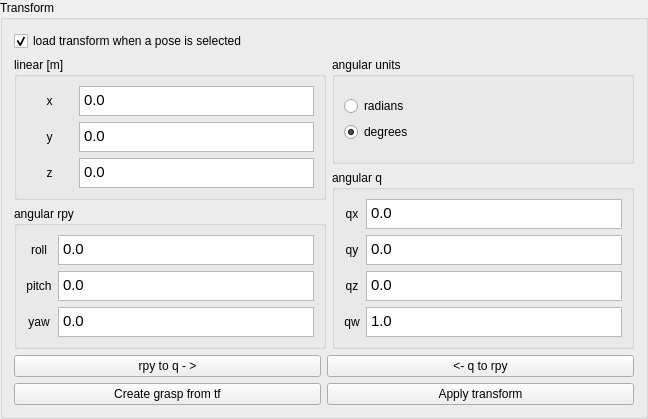
        <widget class="QGroupBox" name="groupBox">
         <property name="sizePolicy">
          <sizepolicy hsizetype="Expanding" vsizetype="Expanding">
           <horstretch>0</horstretch>
           <verstretch>0</verstretch>
          </sizepolicy>
         </property>
         <property name="title">
          <string>Transform</string>
         </property>
         <layout class="QVBoxLayout" name="verticalLayout_7">
          <item>
           <layout class="QVBoxLayout" name="verticalLayout" stretch="1,3,1">
            <item>
             <widget class="QCheckBox" name="chkTransformLoadSelected">
              <property name="text">
               <string>load transform when a pose is selected</string>
              </property>
              <property name="checked">
               <bool>true</bool>
              </property>
             </widget>
            </item>
            <item>
             <layout class="QHBoxLayout" name="horizontalLayout_3">
              <item>
               <layout class="QVBoxLayout" name="verticalLayout_4">
                <item>
                 <widget class="QGroupBox" name="groupBox_2">
                  <property name="sizePolicy">
                   <sizepolicy hsizetype="Expanding" vsizetype="Preferred">
                    <horstretch>0</horstretch>
                    <verstretch>0</verstretch>
                   </sizepolicy>
                  </property>
                  <property name="title">
                   <string>linear [m]</string>
                  </property>
                  <layout class="QGridLayout" name="gridLayout_10">
                   <item row="0" column="0">
                    <layout class="QGridLayout" name="gridLayout_4" columnstretch="1,5">
                     <item row="2" column="0">
                      <widget class="QLabel" name="lblGraspNumbers_4">
                       <property name="text">
                        <string>z</string>
                       </property>
                       <property name="alignment">
                        <set>Qt::AlignCenter</set>
                       </property>
                      </widget>
                     </item>
                     <item row="0" column="0">
                      <widget class="QLabel" name="lblGraspNumbers_2">
                       <property name="text">
                        <string>x</string>
                       </property>
                       <property name="alignment">
                        <set>Qt::AlignCenter</set>
                       </property>
                      </widget>
                     </item>
                     <item row="1" column="0">
                      <widget class="QLabel" name="lblGraspNumbers_3">
                       <property name="text">
                        <string>y</string>
                       </property>
                       <property name="alignment">
                        <set>Qt::AlignCenter</set>
                       </property>
                      </widget>
                     </item>
                     <item row="0" column="1">
                      <widget class="QTextEdit" name="txtTransformLinearX">
                       <property name="sizePolicy">
                        <sizepolicy hsizetype="Expanding" vsizetype="Fixed">
                         <horstretch>0</horstretch>
                         <verstretch>0</verstretch>
                        </sizepolicy>
                       </property>
                       <property name="maximumSize">
                        <size>
                         <width>16777215</width>
                         <height>30</height>
                        </size>
                       </property>
                       <property name="html">
                        <string>&lt;!DOCTYPE HTML PUBLIC &quot;-//W3C//DTD HTML 4.0//EN&quot; &quot;http://www.w3.org/TR/REC-html40/strict.dtd&quot;&gt;
&lt;html&gt;&lt;head&gt;&lt;meta name=&quot;qrichtext&quot; content=&quot;1&quot; /&gt;&lt;style type=&quot;text/css&quot;&gt;
p, li { white-space: pre-wrap; }
&lt;/style&gt;&lt;/head&gt;&lt;body style=&quot; font-family:'Ubuntu'; font-size:11pt; font-weight:400; font-style:normal;&quot;&gt;
&lt;p style=&quot; margin-top:0px; margin-bottom:0px; margin-left:0px; margin-right:0px; -qt-block-indent:0; text-indent:0px;&quot;&gt;0.0&lt;/p&gt;&lt;/body&gt;&lt;/html&gt;</string>
                       </property>
                      </widget>
                     </item>
                     <item row="1" column="1">
                      <widget class="QTextEdit" name="txtTransformLinearY">
                       <property name="sizePolicy">
                        <sizepolicy hsizetype="Expanding" vsizetype="Fixed">
                         <horstretch>0</horstretch>
                         <verstretch>0</verstretch>
                        </sizepolicy>
                       </property>
                       <property name="maximumSize">
                        <size>
                         <width>16777215</width>
                         <height>30</height>
                        </size>
                       </property>
                       <property name="html">
                        <string>&lt;!DOCTYPE HTML PUBLIC &quot;-//W3C//DTD HTML 4.0//EN&quot; &quot;http://www.w3.org/TR/REC-html40/strict.dtd&quot;&gt;
&lt;html&gt;&lt;head&gt;&lt;meta name=&quot;qrichtext&quot; content=&quot;1&quot; /&gt;&lt;style type=&quot;text/css&quot;&gt;
p, li { white-space: pre-wrap; }
&lt;/style&gt;&lt;/head&gt;&lt;body style=&quot; font-family:'Ubuntu'; font-size:11pt; font-weight:400; font-style:normal;&quot;&gt;
&lt;p style=&quot; margin-top:0px; margin-bottom:0px; margin-left:0px; margin-right:0px; -qt-block-indent:0; text-indent:0px;&quot;&gt;0.0&lt;/p&gt;&lt;/body&gt;&lt;/html&gt;</string>
                       </property>
                      </widget>
                     </item>
                     <item row="2" column="1">
                      <widget class="QTextEdit" name="txtTransformLinearZ">
                       <property name="sizePolicy">
                        <sizepolicy hsizetype="Expanding" vsizetype="Fixed">
                         <horstretch>0</horstretch>
                         <verstretch>0</verstretch>
                        </sizepolicy>
                       </property>
                       <property name="maximumSize">
                        <size>
                         <width>16777215</width>
                         <height>30</height>
                        </size>
                       </property>
                       <property name="html">
                        <string>&lt;!DOCTYPE HTML PUBLIC &quot;-//W3C//DTD HTML 4.0//EN&quot; &quot;http://www.w3.org/TR/REC-html40/strict.dtd&quot;&gt;
&lt;html&gt;&lt;head&gt;&lt;meta name=&quot;qrichtext&quot; content=&quot;1&quot; /&gt;&lt;style type=&quot;text/css&quot;&gt;
p, li { white-space: pre-wrap; }
&lt;/style&gt;&lt;/head&gt;&lt;body style=&quot; font-family:'Ubuntu'; font-size:11pt; font-weight:400; font-style:normal;&quot;&gt;
&lt;p style=&quot; margin-top:0px; margin-bottom:0px; margin-left:0px; margin-right:0px; -qt-block-indent:0; text-indent:0px;&quot;&gt;0.0&lt;/p&gt;&lt;/body&gt;&lt;/html&gt;</string>
                       </property>
                      </widget>
                     </item>
                    </layout>
                   </item>
                  </layout>
                 </widget>
                </item>
                <item>
                 <widget class="QGroupBox" name="groupBox_3">
                  <property name="sizePolicy">
                   <sizepolicy hsizetype="Expanding" vsizetype="Preferred">
                    <horstretch>0</horstretch>
                    <verstretch>0</verstretch>
                   </sizepolicy>
                  </property>
                  <property name="title">
                   <string>angular rpy</string>
                  </property>
                  <layout class="QGridLayout" name="gridLayout_9">
                   <item row="0" column="0">
                    <layout class="QGridLayout" name="gridLayout_5">
                     <item row="0" column="0">
                      <widget class="QLabel" name="lblGraspNumbers_9">
                       <property name="text">
                        <string>roll</string>
                       </property>
                       <property name="alignment">
                        <set>Qt::AlignCenter</set>
                       </property>
                      </widget>
                     </item>
                     <item row="1" column="0">
                      <widget class="QLabel" name="lblGraspNumbers_8">
                       <property name="text">
                        <string>pitch</string>
                       </property>
                       <property name="alignment">
                        <set>Qt::AlignCenter</set>
                       </property>
                      </widget>
                     </item>
                     <item row="2" column="0">
                      <widget class="QLabel" name="lblGraspNumbers_10">
                       <property name="text">
                        <string>yaw</string>
                       </property>
                       <property name="alignment">
                        <set>Qt::AlignCenter</set>
                       </property>
                      </widget>
                     </item>
                     <item row="0" column="1">
                      <widget class="QTextEdit" name="txtTransformAngularR">
                       <property name="sizePolicy">
                        <sizepolicy hsizetype="Expanding" vsizetype="Fixed">
                         <horstretch>0</horstretch>
                         <verstretch>0</verstretch>
                        </sizepolicy>
                       </property>
                       <property name="maximumSize">
                        <size>
                         <width>16777215</width>
                         <height>30</height>
                        </size>
                       </property>
                       <property name="html">
                        <string>&lt;!DOCTYPE HTML PUBLIC &quot;-//W3C//DTD HTML 4.0//EN&quot; &quot;http://www.w3.org/TR/REC-html40/strict.dtd&quot;&gt;
&lt;html&gt;&lt;head&gt;&lt;meta name=&quot;qrichtext&quot; content=&quot;1&quot; /&gt;&lt;style type=&quot;text/css&quot;&gt;
p, li { white-space: pre-wrap; }
&lt;/style&gt;&lt;/head&gt;&lt;body style=&quot; font-family:'Ubuntu'; font-size:11pt; font-weight:400; font-style:normal;&quot;&gt;
&lt;p style=&quot; margin-top:0px; margin-bottom:0px; margin-left:0px; margin-right:0px; -qt-block-indent:0; text-indent:0px;&quot;&gt;0.0&lt;/p&gt;&lt;/body&gt;&lt;/html&gt;</string>
                       </property>
                      </widget>
                     </item>
                     <item row="1" column="1">
                      <widget class="QTextEdit" name="txtTransformAngularP">
                       <property name="sizePolicy">
                        <sizepolicy hsizetype="Expanding" vsizetype="Fixed">
                         <horstretch>0</horstretch>
                         <verstretch>0</verstretch>
                        </sizepolicy>
                       </property>
                       <property name="maximumSize">
                        <size>
                         <width>16777215</width>
                         <height>30</height>
                        </size>
                       </property>
                       <property name="html">
                        <string>&lt;!DOCTYPE HTML PUBLIC &quot;-//W3C//DTD HTML 4.0//EN&quot; &quot;http://www.w3.org/TR/REC-html40/strict.dtd&quot;&gt;
&lt;html&gt;&lt;head&gt;&lt;meta name=&quot;qrichtext&quot; content=&quot;1&quot; /&gt;&lt;style type=&quot;text/css&quot;&gt;
p, li { white-space: pre-wrap; }
&lt;/style&gt;&lt;/head&gt;&lt;body style=&quot; font-family:'Ubuntu'; font-size:11pt; font-weight:400; font-style:normal;&quot;&gt;
&lt;p style=&quot; margin-top:0px; margin-bottom:0px; margin-left:0px; margin-right:0px; -qt-block-indent:0; text-indent:0px;&quot;&gt;0.0&lt;/p&gt;&lt;/body&gt;&lt;/html&gt;</string>
                       </property>
                      </widget>
                     </item>
                     <item row="2" column="1">
                      <widget class="QTextEdit" name="txtTransformAngularY">
                       <property name="sizePolicy">
                        <sizepolicy hsizetype="Expanding" vsizetype="Fixed">
                         <horstretch>0</horstretch>
                         <verstretch>0</verstretch>
                        </sizepolicy>
                       </property>
                       <property name="maximumSize">
                        <size>
                         <width>16777215</width>
                         <height>30</height>
                        </size>
                       </property>
                       <property name="html">
                        <string>&lt;!DOCTYPE HTML PUBLIC &quot;-//W3C//DTD HTML 4.0//EN&quot; &quot;http://www.w3.org/TR/REC-html40/strict.dtd&quot;&gt;
&lt;html&gt;&lt;head&gt;&lt;meta name=&quot;qrichtext&quot; content=&quot;1&quot; /&gt;&lt;style type=&quot;text/css&quot;&gt;
p, li { white-space: pre-wrap; }
&lt;/style&gt;&lt;/head&gt;&lt;body style=&quot; font-family:'Ubuntu'; font-size:11pt; font-weight:400; font-style:normal;&quot;&gt;
&lt;p style=&quot; margin-top:0px; margin-bottom:0px; margin-left:0px; margin-right:0px; -qt-block-indent:0; text-indent:0px;&quot;&gt;0.0&lt;/p&gt;&lt;/body&gt;&lt;/html&gt;</string>
                       </property>
                      </widget>
                     </item>
                    </layout>
                   </item>
                  </layout>
                 </widget>
                </item>
               </layout>
              </item>
              <item>
               <layout class="QVBoxLayout" name="verticalLayout_3" stretch="2,3">
                <item>
                 <widget class="QGroupBox" name="groupBox_4">
                  <property name="sizePolicy">
                   <sizepolicy hsizetype="Expanding" vsizetype="Expanding">
                    <horstretch>0</horstretch>
                    <verstretch>0</verstretch>
                   </sizepolicy>
                  </property>
                  <property name="title">
                   <string>angular units</string>
                  </property>
                  <layout class="QVBoxLayout" name="verticalLayout_6">
                   <item>
                    <layout class="QVBoxLayout" name="verticalLayout_2">
                     <item>
                      <widget class="QRadioButton" name="optTransformUnitsRad">
                       <property name="text">
                        <string>radians</string>
                       </property>
                       <property name="checked">
                        <bool>false</bool>
                       </property>
                      </widget>
                     </item>
                     <item>
                      <widget class="QRadioButton" name="optTransformUnitsDeg">
                       <property name="text">
                        <string>degrees</string>
                       </property>
                       <property name="checked">
                        <bool>true</bool>
                       </property>
                      </widget>
                     </item>
                    </layout>
                   </item>
                  </layout>
                 </widget>
                </item>
                <item>
                 <widget class="QGroupBox" name="groupBox_5">
                  <property name="sizePolicy">
                   <sizepolicy hsizetype="Expanding" vsizetype="Expanding">
                    <horstretch>0</horstretch>
                    <verstretch>0</verstretch>
                   </sizepolicy>
                  </property>
                  <property name="title">
                   <string>angular q</string>
                  </property>
                  <layout class="QGridLayout" name="gridLayout_8">
                   <item row="0" column="0">
                    <layout class="QGridLayout" name="gridLayout_3">
                     <item row="0" column="0">
                      <widget class="QLabel" name="lblGraspNumbers_12">
                       <property name="text">
                        <string>qx</string>
                       </property>
                       <property name="alignment">
                        <set>Qt::AlignCenter</set>
                       </property>
                      </widget>
                     </item>
                     <item row="1" column="0">
                      <widget class="QLabel" name="lblGraspNumbers_11">
                       <property name="text">
                        <string>qy</string>
                       </property>
                       <property name="alignment">
                        <set>Qt::AlignCenter</set>
                       </property>
                      </widget>
                     </item>
                     <item row="0" column="1">
                      <widget class="QTextEdit" name="txtTransformAngularQx">
                       <property name="sizePolicy">
                        <sizepolicy hsizetype="Expanding" vsizetype="Fixed">
                         <horstretch>0</horstretch>
                         <verstretch>0</verstretch>
                        </sizepolicy>
                       </property>
                       <property name="maximumSize">
                        <size>
                         <width>16777215</width>
                         <height>30</height>
                        </size>
                       </property>
                       <property name="html">
                        <string>&lt;!DOCTYPE HTML PUBLIC &quot;-//W3C//DTD HTML 4.0//EN&quot; &quot;http://www.w3.org/TR/REC-html40/strict.dtd&quot;&gt;
&lt;html&gt;&lt;head&gt;&lt;meta name=&quot;qrichtext&quot; content=&quot;1&quot; /&gt;&lt;style type=&quot;text/css&quot;&gt;
p, li { white-space: pre-wrap; }
&lt;/style&gt;&lt;/head&gt;&lt;body style=&quot; font-family:'Ubuntu'; font-size:11pt; font-weight:400; font-style:normal;&quot;&gt;
&lt;p style=&quot; margin-top:0px; margin-bottom:0px; margin-left:0px; margin-right:0px; -qt-block-indent:0; text-indent:0px;&quot;&gt;0.0&lt;/p&gt;&lt;/body&gt;&lt;/html&gt;</string>
                       </property>
                      </widget>
                     </item>
                     <item row="2" column="0">
                      <widget class="QLabel" name="lblGraspNumbers_13">
                       <property name="text">
                        <string>qz</string>
                       </property>
                       <property name="alignment">
                        <set>Qt::AlignCenter</set>
                       </property>
                      </widget>
                     </item>
                     <item row="3" column="0">
                      <widget class="QLabel" name="lblGraspNumbers_14">
                       <property name="text">
                        <string>qw</string>
                       </property>
                       <property name="alignment">
                        <set>Qt::AlignCenter</set>
                       </property>
                      </widget>
                     </item>
                     <item row="1" column="1">
                      <widget class="QTextEdit" name="txtTransformAngularQy">
                       <property name="sizePolicy">
                        <sizepolicy hsizetype="Expanding" vsizetype="Fixed">
                         <horstretch>0</horstretch>
                         <verstretch>0</verstretch>
                        </sizepolicy>
                       </property>
                       <property name="maximumSize">
                        <size>
                         <width>16777215</width>
                         <height>30</height>
                        </size>
                       </property>
                       <property name="html">
                        <string>&lt;!DOCTYPE HTML PUBLIC &quot;-//W3C//DTD HTML 4.0//EN&quot; &quot;http://www.w3.org/TR/REC-html40/strict.dtd&quot;&gt;
&lt;html&gt;&lt;head&gt;&lt;meta name=&quot;qrichtext&quot; content=&quot;1&quot; /&gt;&lt;style type=&quot;text/css&quot;&gt;
p, li { white-space: pre-wrap; }
&lt;/style&gt;&lt;/head&gt;&lt;body style=&quot; font-family:'Ubuntu'; font-size:11pt; font-weight:400; font-style:normal;&quot;&gt;
&lt;p style=&quot; margin-top:0px; margin-bottom:0px; margin-left:0px; margin-right:0px; -qt-block-indent:0; text-indent:0px;&quot;&gt;0.0&lt;/p&gt;&lt;/body&gt;&lt;/html&gt;</string>
                       </property>
                      </widget>
                     </item>
                     <item row="2" column="1">
                      <widget class="QTextEdit" name="txtTransformAngularQz">
                       <property name="sizePolicy">
                        <sizepolicy hsizetype="Expanding" vsizetype="Fixed">
                         <horstretch>0</horstretch>
                         <verstretch>0</verstretch>
                        </sizepolicy>
                       </property>
                       <property name="maximumSize">
                        <size>
                         <width>16777215</width>
                         <height>30</height>
                        </size>
                       </property>
                       <property name="html">
                        <string>&lt;!DOCTYPE HTML PUBLIC &quot;-//W3C//DTD HTML 4.0//EN&quot; &quot;http://www.w3.org/TR/REC-html40/strict.dtd&quot;&gt;
&lt;html&gt;&lt;head&gt;&lt;meta name=&quot;qrichtext&quot; content=&quot;1&quot; /&gt;&lt;style type=&quot;text/css&quot;&gt;
p, li { white-space: pre-wrap; }
&lt;/style&gt;&lt;/head&gt;&lt;body style=&quot; font-family:'Ubuntu'; font-size:11pt; font-weight:400; font-style:normal;&quot;&gt;
&lt;p style=&quot; margin-top:0px; margin-bottom:0px; margin-left:0px; margin-right:0px; -qt-block-indent:0; text-indent:0px;&quot;&gt;0.0&lt;/p&gt;&lt;/body&gt;&lt;/html&gt;</string>
                       </property>
                      </widget>
                     </item>
                     <item row="3" column="1">
                      <widget class="QTextEdit" name="txtTransformAngularQw">
                       <property name="sizePolicy">
                        <sizepolicy hsizetype="Expanding" vsizetype="Fixed">
                         <horstretch>0</horstretch>
                         <verstretch>0</verstretch>
                        </sizepolicy>
                       </property>
                       <property name="maximumSize">
                        <size>
                         <width>16777215</width>
                         <height>30</height>
                        </size>
                       </property>
                       <property name="html">
                        <string>&lt;!DOCTYPE HTML PUBLIC &quot;-//W3C//DTD HTML 4.0//EN&quot; &quot;http://www.w3.org/TR/REC-html40/strict.dtd&quot;&gt;
&lt;html&gt;&lt;head&gt;&lt;meta name=&quot;qrichtext&quot; content=&quot;1&quot; /&gt;&lt;style type=&quot;text/css&quot;&gt;
p, li { white-space: pre-wrap; }
&lt;/style&gt;&lt;/head&gt;&lt;body style=&quot; font-family:'Ubuntu'; font-size:11pt; font-weight:400; font-style:normal;&quot;&gt;
&lt;p style=&quot; margin-top:0px; margin-bottom:0px; margin-left:0px; margin-right:0px; -qt-block-indent:0; text-indent:0px;&quot;&gt;1.0&lt;/p&gt;&lt;/body&gt;&lt;/html&gt;</string>
                       </property>
                      </widget>
                     </item>
                    </layout>
                   </item>
                  </layout>
                 </widget>
                </item>
               </layout>
              </item>
             </layout>
            </item>
            <item>
             <layout class="QGridLayout" name="gridLayout_2">
              <item row="0" column="0">
               <widget class="QPushButton" name="cmdTransformRPY2Q">
                <property name="sizePolicy">
                 <sizepolicy hsizetype="Expanding" vsizetype="Expanding">
                  <horstretch>0</horstretch>
                  <verstretch>0</verstretch>
                 </sizepolicy>
                </property>
                <property name="text">
                 <string>rpy to q - &gt;</string>
                </property>
               </widget>
              </item>
              <item row="0" column="1">
               <widget class="QPushButton" name="cmdTransformQ2RPY">
                <property name="sizePolicy">
                 <sizepolicy hsizetype="Expanding" vsizetype="Expanding">
                  <horstretch>0</horstretch>
                  <verstretch>0</verstretch>
                 </sizepolicy>
                </property>
                <property name="text">
                 <string>&lt;- q to rpy</string>
                </property>
               </widget>
              </item>
              <item row="1" column="0">
               <widget class="QPushButton" name="cmdTransformCreateGrasp">
                <property name="sizePolicy">
                 <sizepolicy hsizetype="Expanding" vsizetype="Expanding">
                  <horstretch>0</horstretch>
                  <verstretch>0</verstretch>
                 </sizepolicy>
                </property>
                <property name="text">
                 <string>Create grasp from tf</string>
                </property>
               </widget>
              </item>
              <item row="1" column="1">
               <widget class="QPushButton" name="cmdTransformApply">
                <property name="sizePolicy">
                 <sizepolicy hsizetype="Expanding" vsizetype="Expanding">
                  <horstretch>0</horstretch>
                  <verstretch>0</verstretch>
                 </sizepolicy>
                </property>
                <property name="text">
                 <string>Apply transform</string>
                </property>
               </widget>
              </item>
             </layout>
            </item>
           </layout>
          </item>
         </layout>
        </widget>
